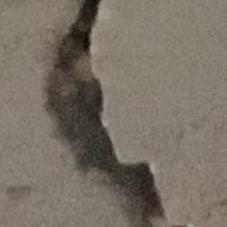
#> input picture app/src/main/python/images/3.png, 227 x 227 px
$ python -i contour_detection.py   (imports and definitions only)
#> lines starting #> are read from the running program, lines starting #| are printed output that depends on the picture; after the words box and inside, x2 and y2 are one past the last pixel; in counts of white or black regions, pixels touching at a corner belong together
import matplotlib.pyplot as plt
import numpy as np
import cv2
import warnings

from matplotlib import MatplotlibDeprecationWarning

# [1 line not run here, left out]


def execute_contour(path):

#> called with path = 'images/3.png'
    sample_image = cv2.imread(path)
#> sample_image is the input picture: shape (227, 227, 3); mean B, G, R 102, 113, 121.2
    img = cv2.cvtColor(sample_image, cv2.COLOR_BGR2RGB)
    img = cv2.resize(img, (256, 256))
#> img: shape (256, 256, 3)
    plt.axis('off');
    plt.imshow(img)


    gray = cv2.cvtColor(img, cv2.COLOR_RGB2GRAY)
    _,thresh = cv2.threshold(gray, np.mean(gray), 255, cv2.THRESH_BINARY_INV)
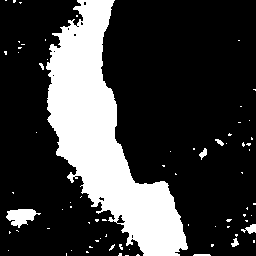
#> thresh: shape (256, 256); 24% white; 73 white regions (65 under 20 px), largest, box (x1, y1, x2, y2) and area: (46, 0, 188, 256) 14784, (6, 209, 41, 228) 383, (241, 224, 256, 234) 83
    plt.axis('off')
    plt.imshow(thresh)


    edges = cv2.dilate(cv2.Canny(thresh, 0, 255), None)
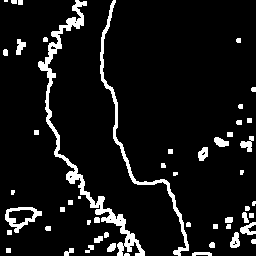
#> edges: shape (256, 256); 8.3% white; 51 white regions (8 under 20 px), largest, box (x1, y1, x2, y2) and area: (38, 0, 145, 256) 2157, (100, 0, 189, 256) 1094, (5, 207, 42, 233) 349
    plt.axis('off')
    plt.imshow(edges)


    cnt = sorted(cv2.findContours(edges, cv2.RETR_LIST, cv2.CHAIN_APPROX_SIMPLE)[-2], key=cv2.contourArea)[-1]
#> cnt = contour of 457 points, box (x1, y1, x2, y2) (38, 0, 145, 256), area 1731
    mask = np.zeros((256, 256), np.uint8)
    masked = cv2.drawContours(mask, [cnt], -1, 255, -1)
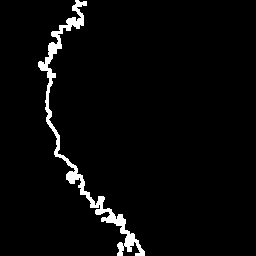
#> masked: shape (256, 256); 3.3% white; 1 white region, box (x1, y1, x2, y2) and area: (38, 0, 145, 256) 2180
    plt.axis('off')
    plt.imshow(masked)


    dst = cv2.bitwise_and(img, img, mask=mask)
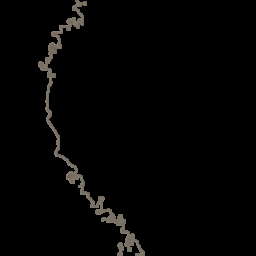
#> dst: shape (256, 256, 3); mean R, G, B 4, 3.8, 3.4
    segmented = cv2.cvtColor(dst, cv2.COLOR_BGR2RGB)
    plt.imshow(segmented)
    plt.show()
#> figure, not shown here; B, G, R data is drawn as R, G, B
    return 1

>>> result = execute_contour('images/3.png')
